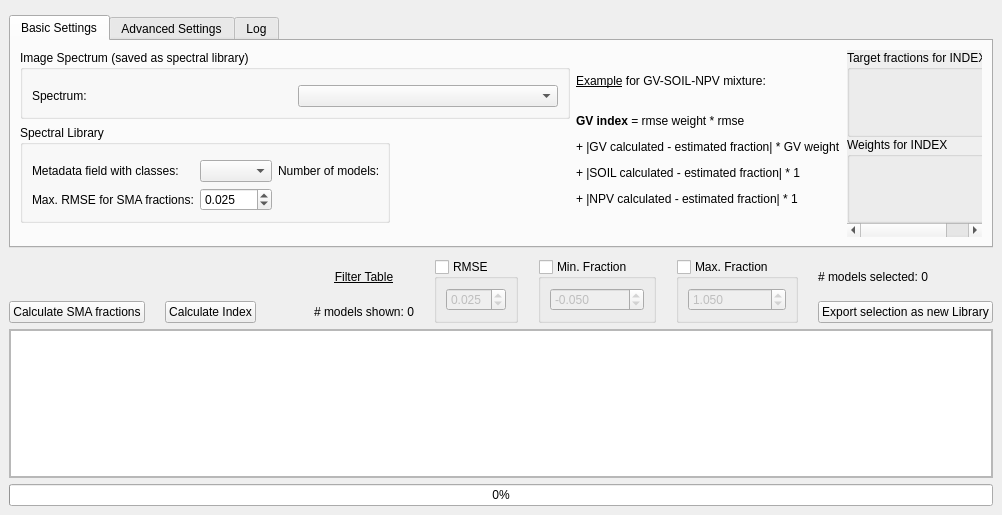
<?xml version="1.0" encoding="UTF-8"?>
<ui version="4.0">
 <class>CRES</class>
 <widget class="QMainWindow" name="CRES">
  <property name="geometry">
   <rect>
    <x>0</x>
    <y>0</y>
    <width>1002</width>
    <height>515</height>
   </rect>
  </property>
  <property name="windowTitle">
   <string>MainWindow</string>
  </property>
  <widget class="QWidget" name="QWidget">
   <layout class="QVBoxLayout" name="verticalLayout">
    <property name="spacing">
     <number>6</number>
    </property>
    <property name="leftMargin">
     <number>9</number>
    </property>
    <property name="rightMargin">
     <number>9</number>
    </property>
    <property name="bottomMargin">
     <number>9</number>
    </property>
    <item>
     <widget class="QWidget" name="logoWidget" native="true">
      <layout class="QVBoxLayout" name="verticalLayout_9">
       <property name="spacing">
        <number>0</number>
       </property>
       <property name="leftMargin">
        <number>0</number>
       </property>
       <property name="topMargin">
        <number>0</number>
       </property>
       <property name="rightMargin">
        <number>0</number>
       </property>
       <property name="bottomMargin">
        <number>0</number>
       </property>
       <item>
        <layout class="QHBoxLayout" name="logoLayout">
         <property name="spacing">
          <number>0</number>
         </property>
        </layout>
       </item>
      </layout>
     </widget>
    </item>
    <item>
     <widget class="QTabWidget" name="tabWidget">
      <property name="currentIndex">
       <number>0</number>
      </property>
      <widget class="QWidget" name="basicSettings">
       <attribute name="title">
        <string>Basic Settings</string>
       </attribute>
       <layout class="QGridLayout" name="gridLayout_2">
        <property name="topMargin">
         <number>9</number>
        </property>
        <item row="2" column="2" rowspan="3">
         <widget class="QLabel" name="label">
          <property name="text">
           <string>&lt;html&gt;&lt;head/&gt;&lt;body&gt;&lt;p&gt;&lt;span style=&quot; text-decoration: underline;&quot;&gt;Example&lt;/span&gt; for GV-SOIL-NPV mixture:&lt;/p&gt;&lt;p&gt;&lt;br/&gt;&lt;span style=&quot; font-weight:600;&quot;&gt;GV index&lt;/span&gt; = rmse weight * rmse&lt;/p&gt;&lt;p&gt;+ |GV calculated - estimated fraction| * GV weight&lt;/p&gt;&lt;p&gt;+ |SOIL calculated - estimated fraction| * 1&lt;/p&gt;&lt;p&gt;+ |NPV calculated - estimated fraction| * 1&lt;/p&gt;&lt;/body&gt;&lt;/html&gt;</string>
          </property>
         </widget>
        </item>
        <item row="2" column="3" rowspan="4">
         <widget class="QScrollArea" name="scrollArea_2">
          <property name="frameShape">
           <enum>QFrame::NoFrame</enum>
          </property>
          <property name="lineWidth">
           <number>0</number>
          </property>
          <property name="widgetResizable">
           <bool>true</bool>
          </property>
          <widget class="QWidget" name="scrollAreaWidgetContents_2">
           <property name="geometry">
            <rect>
             <x>0</x>
             <y>0</y>
             <width>158</width>
             <height>201</height>
            </rect>
           </property>
           <layout class="QVBoxLayout" name="verticalLayout_5">
            <property name="spacing">
             <number>0</number>
            </property>
            <property name="leftMargin">
             <number>0</number>
            </property>
            <property name="topMargin">
             <number>0</number>
            </property>
            <property name="rightMargin">
             <number>0</number>
            </property>
            <property name="bottomMargin">
             <number>0</number>
            </property>
            <item>
             <widget class="QGroupBox" name="fractionsBox">
              <property name="title">
               <string>Target fractions for INDEX</string>
              </property>
              <property name="flat">
               <bool>false</bool>
              </property>
              <layout class="QGridLayout" name="gridLayout"/>
             </widget>
            </item>
            <item>
             <widget class="QGroupBox" name="weightsBox">
              <property name="title">
               <string>Weights for INDEX</string>
              </property>
              <property name="flat">
               <bool>false</bool>
              </property>
              <layout class="QGridLayout" name="gridLayout_4"/>
             </widget>
            </item>
           </layout>
          </widget>
         </widget>
        </item>
        <item row="2" column="0" colspan="2">
         <widget class="QGroupBox" name="imageGroup">
          <property name="minimumSize">
           <size>
            <width>550</width>
            <height>0</height>
           </size>
          </property>
          <property name="title">
           <string>Image Spectrum (saved as spectral library)</string>
          </property>
          <layout class="QVBoxLayout" name="verticalLayout_2">
           <item>
            <widget class="QgsFileWidget" name="browseImage">
             <property name="toolTip">
              <string>Browse for the spectral library</string>
             </property>
             <property name="filter">
              <string>ENVI Spectral Library (*.sli);;All Files (*)</string>
             </property>
            </widget>
           </item>
           <item>
            <layout class="QHBoxLayout" name="horizontalLayout_4">
             <item>
              <widget class="QLabel" name="label_4">
               <property name="text">
                <string>Spectrum:</string>
               </property>
              </widget>
             </item>
             <item>
              <widget class="QComboBox" name="spectrumDropDown"/>
             </item>
            </layout>
           </item>
          </layout>
         </widget>
        </item>
        <item row="3" column="0">
         <widget class="QGroupBox" name="libraryGroup">
          <property name="title">
           <string>Spectral Library</string>
          </property>
          <layout class="QVBoxLayout" name="verticalLayout_4">
           <item>
            <widget class="QgsFileWidget" name="browseLibrary">
             <property name="toolTip">
              <string>Browse for the spectral library</string>
             </property>
             <property name="filter">
              <string>ENVI Spectral Library (*.sli);;All Files (*)</string>
             </property>
            </widget>
           </item>
           <item>
            <layout class="QGridLayout" name="gridLayout_5">
             <item row="0" column="2">
              <widget class="QLabel" name="nModelsLabel">
               <property name="maximumSize">
                <size>
                 <width>100</width>
                 <height>16777215</height>
                </size>
               </property>
               <property name="text">
                <string>Number of models:</string>
               </property>
              </widget>
             </item>
             <item row="0" column="0">
              <widget class="QLabel" name="label_2">
               <property name="maximumSize">
                <size>
                 <width>150</width>
                 <height>16777215</height>
                </size>
               </property>
               <property name="text">
                <string>Metadata field with classes:</string>
               </property>
              </widget>
             </item>
             <item row="0" column="1">
              <widget class="QComboBox" name="classDropDown"/>
             </item>
             <item row="1" column="0">
              <widget class="QLabel" name="label_6">
               <property name="text">
                <string>Max. RMSE for SMA fractions:</string>
               </property>
              </widget>
             </item>
             <item row="1" column="1">
              <widget class="QDoubleSpinBox" name="maxRMSESpinBox">
               <property name="decimals">
                <number>3</number>
               </property>
               <property name="maximum">
                <double>1.000000000000000</double>
               </property>
               <property name="singleStep">
                <double>0.001000000000000</double>
               </property>
               <property name="value">
                <double>0.025000000000000</double>
               </property>
              </widget>
             </item>
            </layout>
           </item>
          </layout>
         </widget>
        </item>
        <item row="4" column="0">
         <spacer name="verticalSpacer">
          <property name="orientation">
           <enum>Qt::Vertical</enum>
          </property>
          <property name="sizeHint" stdset="0">
           <size>
            <width>20</width>
            <height>40</height>
           </size>
          </property>
         </spacer>
        </item>
       </layout>
      </widget>
      <widget class="QWidget" name="advancedSettings">
       <attribute name="title">
        <string>Advanced Settings</string>
       </attribute>
       <layout class="QGridLayout" name="gridLayout_3">
        <property name="spacing">
         <number>9</number>
        </property>
        <item row="4" column="0" colspan="3">
         <widget class="QGroupBox" name="shadeCheck">
          <property name="toolTip">
           <string>Select a single shade spectrum</string>
          </property>
          <property name="styleSheet">
           <string notr="true">QGroupBox {border: none}</string>
          </property>
          <property name="title">
           <string>Non-photometric shade: </string>
          </property>
          <property name="alignment">
           <set>Qt::AlignLeading|Qt::AlignLeft|Qt::AlignVCenter</set>
          </property>
          <property name="checkable">
           <bool>true</bool>
          </property>
          <property name="checked">
           <bool>false</bool>
          </property>
          <layout class="QGridLayout" name="gridLayout_7">
           <property name="leftMargin">
            <number>25</number>
           </property>
           <property name="topMargin">
            <number>25</number>
           </property>
           <property name="rightMargin">
            <number>9</number>
           </property>
           <property name="bottomMargin">
            <number>9</number>
           </property>
           <property name="horizontalSpacing">
            <number>6</number>
           </property>
           <property name="verticalSpacing">
            <number>9</number>
           </property>
           <item row="3" column="0">
            <widget class="QLabel" name="shadeScaleLabel">
             <property name="text">
              <string>Reflectance scale factor for shade signal: </string>
             </property>
            </widget>
           </item>
           <item row="3" column="2">
            <spacer name="horizontalSpacer_4">
             <property name="orientation">
              <enum>Qt::Horizontal</enum>
             </property>
             <property name="sizeHint" stdset="0">
              <size>
               <width>40</width>
               <height>20</height>
              </size>
             </property>
            </spacer>
           </item>
           <item row="3" column="1">
            <widget class="QgsSpinBox" name="shadeScaleValue">
             <property name="minimumSize">
              <size>
               <width>100</width>
               <height>20</height>
              </size>
             </property>
             <property name="maximum">
              <number>1000000</number>
             </property>
            </widget>
           </item>
           <item row="1" column="0" colspan="3">
            <widget class="QgsFileWidget" name="browseShade">
             <property name="toolTip">
              <string>Select a single shade spectrum</string>
             </property>
             <property name="filter">
              <string>ENVI Spectral Library (*.sli);;All Files (*)</string>
             </property>
            </widget>
           </item>
          </layout>
         </widget>
        </item>
        <item row="0" column="0">
         <widget class="QLabel" name="label_5">
          <property name="text">
           <string>Image Spectrum - Reflectance scale factor:     </string>
          </property>
         </widget>
        </item>
        <item row="1" column="1">
         <widget class="QgsSpinBox" name="libraryScaleValue">
          <property name="toolTip">
           <string>The reflectance scale factor is automatically detected. It is the number by which the array must be divided to get reflectance values between 0 and 1. The user can change this value here.</string>
          </property>
          <property name="minimum">
           <number>1</number>
          </property>
          <property name="maximum">
           <number>1000000000</number>
          </property>
         </widget>
        </item>
        <item row="0" column="1">
         <widget class="QgsSpinBox" name="imageScaleValue">
          <property name="toolTip">
           <string>The reflectance scale factor is automatically detected. It is the number by which the array must be divided to get reflectance values between 0 and 1. The user can change this value here.</string>
          </property>
          <property name="minimum">
           <number>1</number>
          </property>
          <property name="maximum">
           <number>1000000000</number>
          </property>
         </widget>
        </item>
        <item row="1" column="0">
         <widget class="QLabel" name="label_3">
          <property name="text">
           <string>Spectral library - Reflectance scale factor:</string>
          </property>
         </widget>
        </item>
        <item row="0" column="2" rowspan="2">
         <spacer name="horizontalSpacer_3">
          <property name="orientation">
           <enum>Qt::Horizontal</enum>
          </property>
          <property name="sizeHint" stdset="0">
           <size>
            <width>515</width>
            <height>20</height>
           </size>
          </property>
         </spacer>
        </item>
        <item row="5" column="0" colspan="3">
         <spacer name="verticalSpacer_2">
          <property name="orientation">
           <enum>Qt::Vertical</enum>
          </property>
          <property name="sizeHint" stdset="0">
           <size>
            <width>20</width>
            <height>40</height>
           </size>
          </property>
         </spacer>
        </item>
       </layout>
      </widget>
      <widget class="QWidget" name="tab_log">
       <attribute name="title">
        <string>Log</string>
       </attribute>
       <layout class="QVBoxLayout" name="verticalLayout_10">
        <item>
         <widget class="QTextBrowser" name="logBrowser"/>
        </item>
       </layout>
      </widget>
     </widget>
    </item>
    <item>
     <layout class="QGridLayout" name="buttonBar">
      <property name="topMargin">
       <number>5</number>
      </property>
      <property name="horizontalSpacing">
       <number>20</number>
      </property>
      <item row="0" column="6" rowspan="2">
       <widget class="QGroupBox" name="filterMinFracCheck">
        <property name="title">
         <string>Min. Fraction</string>
        </property>
        <property name="checkable">
         <bool>true</bool>
        </property>
        <property name="checked">
         <bool>false</bool>
        </property>
        <layout class="QVBoxLayout" name="verticalLayout_7">
         <item>
          <widget class="QDoubleSpinBox" name="filterMinFracValue">
           <property name="decimals">
            <number>3</number>
           </property>
           <property name="minimum">
            <double>-0.500000000000000</double>
           </property>
           <property name="maximum">
            <double>1.000000000000000</double>
           </property>
           <property name="singleStep">
            <double>0.001000000000000</double>
           </property>
           <property name="value">
            <double>-0.050000000000000</double>
           </property>
          </widget>
         </item>
        </layout>
       </widget>
      </item>
      <item row="0" column="3" rowspan="2">
       <spacer name="horizontalSpacer">
        <property name="orientation">
         <enum>Qt::Horizontal</enum>
        </property>
        <property name="sizeHint" stdset="0">
         <size>
          <width>40</width>
          <height>20</height>
         </size>
        </property>
       </spacer>
      </item>
      <item row="0" column="5" rowspan="2">
       <widget class="QGroupBox" name="filterRMSECheck">
        <property name="title">
         <string>RMSE</string>
        </property>
        <property name="checkable">
         <bool>true</bool>
        </property>
        <property name="checked">
         <bool>false</bool>
        </property>
        <layout class="QVBoxLayout" name="verticalLayout_6">
         <item>
          <widget class="QDoubleSpinBox" name="filterRMSEValue">
           <property name="decimals">
            <number>3</number>
           </property>
           <property name="maximum">
            <double>0.500000000000000</double>
           </property>
           <property name="singleStep">
            <double>0.001000000000000</double>
           </property>
           <property name="value">
            <double>0.025000000000000</double>
           </property>
          </widget>
         </item>
        </layout>
       </widget>
      </item>
      <item row="0" column="7" rowspan="2">
       <widget class="QGroupBox" name="filterMaxFracCheck">
        <property name="title">
         <string>Max. Fraction</string>
        </property>
        <property name="checkable">
         <bool>true</bool>
        </property>
        <property name="checked">
         <bool>false</bool>
        </property>
        <layout class="QVBoxLayout" name="verticalLayout_8">
         <property name="rightMargin">
          <number>9</number>
         </property>
         <item>
          <widget class="QDoubleSpinBox" name="filterMaxFracValue">
           <property name="decimals">
            <number>3</number>
           </property>
           <property name="maximum">
            <double>1.500000000000000</double>
           </property>
           <property name="singleStep">
            <double>0.001000000000000</double>
           </property>
           <property name="value">
            <double>1.050000000000000</double>
           </property>
          </widget>
         </item>
        </layout>
       </widget>
      </item>
      <item row="0" column="4">
       <widget class="QLabel" name="label_7">
        <property name="text">
         <string>&lt;html&gt;&lt;head/&gt;&lt;body&gt;&lt;p align=&quot;center&quot;&gt;&lt;span style=&quot; text-decoration: underline;&quot;&gt;Filter Table&lt;/span&gt;&lt;/p&gt;&lt;/body&gt;&lt;/html&gt;</string>
        </property>
       </widget>
      </item>
      <item row="1" column="4">
       <widget class="QLabel" name="nModelsShown">
        <property name="text">
         <string># models shown: 0</string>
        </property>
       </widget>
      </item>
      <item row="1" column="8">
       <widget class="QPushButton" name="exportButton">
        <property name="text">
         <string>Export selection as new Library</string>
        </property>
       </widget>
      </item>
      <item row="0" column="8">
       <widget class="QLabel" name="nModelsSelected">
        <property name="text">
         <string># models selected: 0</string>
        </property>
       </widget>
      </item>
      <item row="1" column="1">
       <widget class="QPushButton" name="calculateIndexButton">
        <property name="text">
         <string>Calculate Index</string>
        </property>
       </widget>
      </item>
      <item row="1" column="0">
       <widget class="QPushButton" name="calculateFractionsButton">
        <property name="text">
         <string>Calculate SMA fractions</string>
        </property>
       </widget>
      </item>
     </layout>
    </item>
    <item>
     <widget class="QScrollArea" name="tableArea">
      <property name="widgetResizable">
       <bool>true</bool>
      </property>
      <widget class="QWidget" name="scrollAreaWidgetContents">
       <property name="geometry">
        <rect>
         <x>0</x>
         <y>0</y>
         <width>982</width>
         <height>144</height>
        </rect>
       </property>
       <layout class="QVBoxLayout" name="verticalLayout_3">
        <property name="spacing">
         <number>0</number>
        </property>
        <property name="leftMargin">
         <number>0</number>
        </property>
        <property name="topMargin">
         <number>0</number>
        </property>
        <property name="rightMargin">
         <number>0</number>
        </property>
        <property name="bottomMargin">
         <number>0</number>
        </property>
        <item>
         <widget class="QTableView" name="tableView"/>
        </item>
       </layout>
      </widget>
     </widget>
    </item>
    <item>
     <widget class="QProgressBar" name="progressBar">
      <property name="value">
       <number>0</number>
      </property>
     </widget>
    </item>
   </layout>
  </widget>
 </widget>
 <customwidgets>
  <customwidget>
   <class>QgsFileWidget</class>
   <extends>QWidget</extends>
   <header>qgis.gui</header>
  </customwidget>
  <customwidget>
   <class>QgsSpinBox</class>
   <extends>QSpinBox</extends>
   <header>qgis.gui</header>
  </customwidget>
 </customwidgets>
 <resources/>
 <connections/>
</ui>
